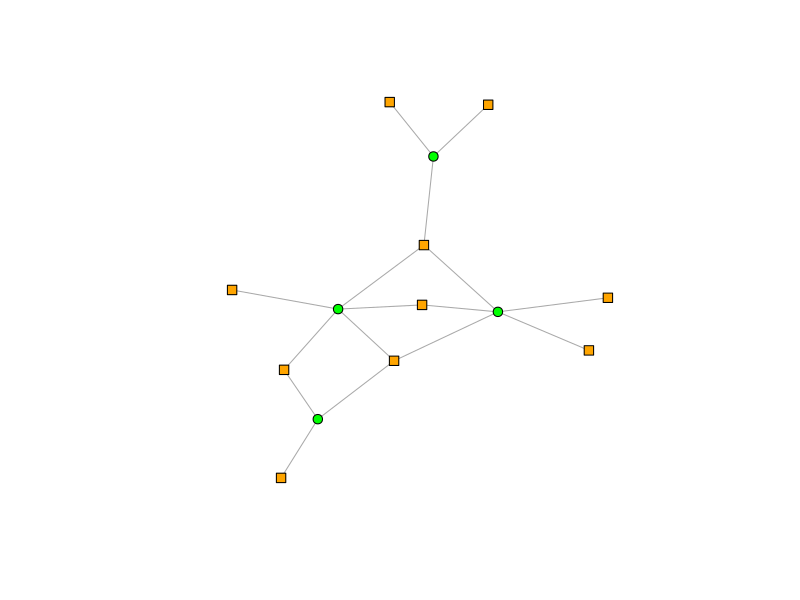
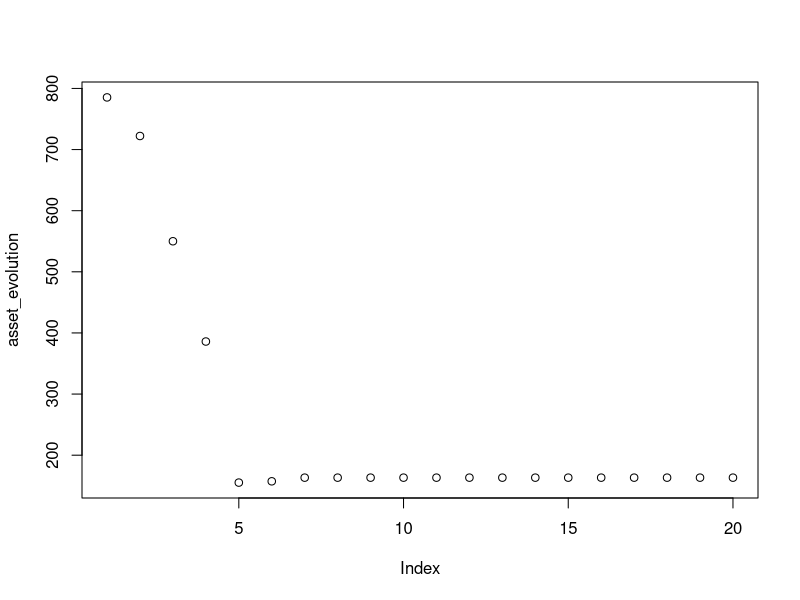

R code for these plots, in order:
# Notes --------------------------------------------------------------------------------------------
# Date: 28.12.2018
# Author: Michal Stachnio


# 1) Will need to deal with the fact initial quantities can be decimal values. It shouldn't be the case
#    I should therefore round it up and either adjust the assets size to fit the values, or redistribute the sizes so that it works.

# Packages --------------------------------------------------------------------------------------------

library(igraph)

# Fucntions --------------------------------------------------------------------------------

NamingString = function(String, startingValue, size) {
  nameString = matrix("0", nrow = 1, ncol = size, byrow = TRUE)
  for (i in 1:size) {
    nameString[, i] = paste(String, i - 1 + startingValue, sep = "") # sep="" means that there is no space between w and the number
  }
  return (nameString)
}

NamingRows = function(String, data, startingValue) {
  
  # Input Variables:
  # String        = value in "" that will be the name that will be iterated
  # data          = data structure that will have a new name for rows
  # startingValue = allows to start with 0 or 1 etc...
  
  dataNames = matrix("0", nrow = nrow(data), ncol = 1, byrow = TRUE)
  for (i in 1:nrow(dataNames)) {
    dataNames[i, ] = paste(String, i - 1 + startingValue, sep = "") # sep="" means that there is no space between w and the number
  }
  rownames(data) = c(dataNames)
  return (data)
}

NamingCols = function(String, data, startingValue) {
  dataNames = matrix("0", nrow = 1, ncol = ncol(data), byrow = TRUE)
  for (i in 1:ncol(dataNames)) {
    dataNames[, i] = paste(String, i - 1 + startingValue, sep = "") # sep="" means that there is no space between w and the number
  }
  colnames(data) = c(dataNames)
  return (data)
}

# Generating the bipartiate graph --------------------------------------------------------------------------------------------


Generategraph = function(n_Banks, m_Assets, linkProbabiliy) {
  # Generates the graph
  graph = sample_bipartite(n_Banks, m_Assets, p=linkProbabiliy)
  # Changes the form of the vertex for the graph
  V(graph)$shape <- c("square", "circle")[V(graph)$type+1]
  # Deletes the label
  V(graph)$label <- c(NamingString("bank",1,n_Banks), NamingString("asset",1,m_Assets))
  
  return(graph)
}

# System Rules ------------------------------------------------------------

# Liquidation asset size
# Positive Delta_A means the bank needs to liquidate assets
LiquidationQuantity = function(gamma, target_Leverage, balanceSheet, n_Banks, banks_buyback_parameter) {
  delta_asset = matrix(0, nrow = n_Banks, ncol = 1)
  for (i in 1:n_Banks) {
   # The below might not be necessary. The bankruptcy condition should perhaps be done somewhere else
    # if (balanceSheet[i, 1] + balanceSheet[i, 2] - balanceSheet[i, 3] < 0 ) {
    #  delta_asset[i] = balanceSheet[i, 1]
    # } else {
    if (banks_buyback_parameter == 1) {
      delta_asset[i] = gamma[i] * balanceSheet[i, 1] * ((1 - (target_Leverage[i] * balanceSheet[i, 4])/balanceSheet[i, 1]))
    } else {
      if (target_Leverage[i] < (balanceSheet[i, 1] / balanceSheet[i, 4])) {
        delta_asset[i] = gamma[i] * balanceSheet[i, 1] * ((1 - (target_Leverage[i] * balanceSheet[i, 4])/balanceSheet[i, 1]))
      }
    }
  }
  return(delta_asset)
}

# Bankruptcy Check
BankruptcyCheck = function(balanceSheet, delta_asset) {
  for (i in 1:n_Banks) {
    if (balanceSheet[ ,1] + balanceSheet[ ,2] - balanceSheet[ ,3] < 0 ) {
      delta_asset[i] = balanceSheet[ i,1]
    }
  }
  return(delta_asset)
}

# Price Impact
Price_Impact = function(decision_Volume_Traded, liquidity_factor, m_Assets, p_0, System_Q, daily_market_volume) {
  
  # External trade is the demand for the asset outside of the financial system
  external_Trade = matrix(System_Q * daily_market_volume, nrow = m_Assets, ncol = 1)
  external_Trade = NamingRows("asset", external_Trade, 1) 
  
  net_Volume_Traded = matrix(0, nrow = m_Assets, ncol = 1)
  net_Volume_Traded = rowSums(decision_Volume_Traded) + external_Trade
  
  delta_price = matrix(0, nrow = m_Assets, ncol = 1)
  delta_price = log(liquidity_factor * net_Volume_Traded/System_Q * (exp(1) - 1) + 1 ) * p_0

  p_j = p_0 + delta_price #* net_Volume_Traded/abs(net_Volume_Traded)
  for (i in 1:m_Assets) {
    if (p_j[i] < 0 ) {
      p_j[i] = 0
    }
  }
  return(p_j)
}

# Liquidation Schedules ------------------------------------------------------------

# In case of bankruptcy liquidation condition:


# Approach 1: Pro-Rata Liquidation

# IMPORTANT: will need to check if the bankruptcy condition is fulfilled !!
Prorata_Liquidation = function(delta_asset, q_t, p_t, n_Banks, m_Assets, decision_Volume_Traded, balanceSheet) {
  # Define the net volume vector
  
  # The part that checks if a bank is bankrupt
  bank_index_array = 1:n_Banks
  for (i in 1:n_Banks) {
    if (balanceSheet[i, 1] + balanceSheet[i, 2] - balanceSheet[i, 3] < 0) {
      decision_Volume_Traded[, i] = -t(q_t[i, ])
      bank_index_array = bank_index_array[!bank_index_array %in% i]
    }
  }

   
  for (i in bank_index_array) {
    leftover_delta_asset = delta_asset[i]
    # counts how many assets are held by each bank
    count_Asset_Held = length(which(q_t[i, ] > 0))
    if (delta_asset[i] == 0) {
      per_Asset_Liquidation_Quantity = 0
    } else {
      per_Asset_Liquidation_Quantity = delta_asset[i] / count_Asset_Held
    }
    
    repeat{
      test = 0
      for (j in which(q_t[i, ] > 0)) {
        # If a bank does not have enough of one asset to liquidate on a pro-rata basis, 
        # it liquidates all it has and then adapts how much it liquidates of other assets.
        if (q_t[i, j] * p_t[j] < per_Asset_Liquidation_Quantity) {
          # all the position in the asset is liquidated
          decision_Volume_Traded[j, i] = - q_t[i, j]
          leftover_delta_asset = delta_asset[i] + rowSums(t(decision_Volume_Traded[, i]))
          count_Asset_Held = count_Asset_Held - 1
          per_Asset_Liquidation_Quantity = leftover_delta_asset / count_Asset_Held 
        } else {
          test = test + 1
        }
      }
      if (test == length(which(q_t[i,] > 0))) {
        break
      }
    }
    # If there are some assets for which the bank can fully liquidate, it liquidates equal amounts:
    if (count_Asset_Held > 0) {
      # Identifies the index of the assets where the bank still holds a position:
      assign_Vector = which((q_t[i, ] - decision_Volume_Traded[, i]) > 0)
      for (q in assign_Vector) {
        decision_Volume_Traded[assign_Vector, i] = -leftover_delta_asset / count_Asset_Held
      }
    }
  }
  return(decision_Volume_Traded)
}


# System actualisation rules --------------------------------------------------------------
System_Update = function(method_selection, gamma, asset_t, equity_t, target_Leverage, q_t, p_t, n_Banks, m_Assets, liquidity_factor, p_0,
                          balanceSheet, banks_buyback_parameter) {
  # choose 1, 2, 3, 4 for each method
  # Defines the quantities to be liquidated.
  
  # 1) Defines how much assets bank need to liquidate
  delta_asset = LiquidationQuantity(gamma, target_Leverage, balanceSheet, n_Banks, banks_buyback_parameter)

  # 2) Defines the liquidation schedule
  decision_Volume_Traded = matrix(0, nrow = m_Assets, ncol = n_Banks)
  decision_Volume_Traded = NamingRows("asset", decision_Volume_Traded, 1) 
  decision_Volume_Traded = NamingCols("bank", decision_Volume_Traded, 1)
  
  if (method_selection == 1) {
    decision_Volume_Traded = Prorata_Liquidation(delta_asset, q_t, p_t, n_Banks, m_Assets, decision_Volume_Traded, balanceSheet)
  } else if (method_selection == 2) {
    
  } else if (method_selection == 3) {
    
  } else {
    
  }
  
  # 3) Calculate the price impact of decision_Volume_Traded
  p_t = Price_Impact(decision_Volume_Traded, liquidity_factor, m_Assets, p_0, System_Q, daily_market_volume)
  
  # 4) Settle the cash of the trade
  balanceSheet[, 2] = balanceSheet[, 2] + t(t(p_t) %*% - decision_Volume_Traded)
  
  # 5) Reduce the quantities of holdings of banks
  q_t = q_t + t(decision_Volume_Traded)
  
  # 6) reupdate the asset values
  balanceSheet[, 1] = q_t %*% p_t
  
  # 7) Calculate the equity
  balanceSheet[, 4] = balanceSheet[, 1] + balanceSheet[, 2] - balanceSheet[, 3]
  
  # The funciton should return: the prices, the balance sheets, the quantities, 
  
  return(list("balanceSheet" = balanceSheet, "Quantities" = q_t, "Prices" = p_t))
}

# On top of this: 
# - monitoring of the bankruptcy rate, the delta asset sold, the total equity of the sstem
# - do a loop that stops once there are no more bankruptcies
# - make a loop so that it does multiple simulations and collects aggregate data on the simulations
# - 


# Execution Code ------------------------------------------------------------

# Parameters
n_Banks = 10
m_Assets = 4
linkProbabiliy = 0.5
gamma = matrix(data = 0.1, nrow = n_Banks, ncol = 1)
liquidity_factor = matrix(0, nrow = m_Assets, ncol = 1)
  for (i in 1:m_Assets) {
    liquidity_factor[i] = 0.5  
  }
daily_market_volume = 0.1
assetReduction = 0.1 # Intial system shock
banks_buyback_parameter = 0


# Generating the balance Sheet 
asset_0 = 80
cash_0 = 20
liabilities_0 = 96 
intial_Price = matrix(data = 1, nrow = m_Assets, ncol = 1)



# PART 1: Setting up the system

# Plots the graph, changes the color of the vertexes depending on the type
graph1 = Generategraph(n_Banks, m_Assets, linkProbabiliy)


# Making sure each bank has at least one asset:
assetChoiceVector = 1:m_Assets
for (i in 1:n_Banks) {
  if (sum(graph1[i, ]) == 0) {
    assetChoice = sample(assetChoiceVector, 1)
    graph1 = graph1 + edge(c(i, assetChoice + n_Banks))
  }
}
# Making sure each asset has at least one bank:
bankChoiceVector = 1:n_Banks
for (i in 1:m_Assets) {
  if (sum(graph1[, i + n_Banks]) == 0) {
    bankChoice = sample(bankChoiceVector, 1)
    graph1 = graph1 + edge(c(i + n_Banks, assetChoice))
  }
}


# Create the k_i vector that has the degrees of each bank
k_i = matrix(data = NA, ncol = 1, nrow = n_Banks)
for (i in 1:n_Banks) {
  k_i[i] = sum(graph1[i])
}
k_i = NamingRows("bank", k_i, 1)

# Create the l_j vector that has the degrees of each asset
l_j = matrix(data = NA, ncol = 1, nrow = m_Assets)
for (j in 1:m_Assets) {
  l_j[j] = sum(graph1[j+n_Banks])
}
l_j = NamingRows("asset", l_j, 1)

balanceSheet = matrix(data = NA, nrow = n_Banks, ncol = 4)
colnames(balanceSheet) = c("Assets", "Cash", "Liabilities", "Equity")
balanceSheet = NamingRows("bank", balanceSheet, 1) 
balanceSheet[ ,1] = asset_0
balanceSheet[ ,2] = cash_0
balanceSheet[ ,3] = liabilities_0
equity_0 = asset_0 + cash_0 - liabilities_0
balanceSheet[ ,4] = equity_0


# defining the initial price of assets:
p_0 = matrix(data = intial_Price, nrow = m_Assets, ncol = 1)
p_0 = NamingRows("asset", p_0, 1) 

# The matrix of asset quantities owned
q_0 = matrix(data = 0, nrow = n_Banks, ncol = m_Assets )
q_0 = NamingRows("bank", q_0, 1)
q_0 = NamingCols("asset", q_0, 1)

# Assigns the initial quantities owned by each bank of all assets
for (i in 1:n_Banks) {
  for (j in 1:m_Assets) {
    if (graph1[i, j+ n_Banks] == 1) {
      q_0[i, j] = balanceSheet[ i,1] / (k_i[i] * p_0[j])
    } 
  }
}
System_Q = rowSums(t(q_0))

# Defining the termporal variables:
q_t = q_0
p_t = p_0
k_t = k_i
balanceSheet[, 1] = asset_0
equity_t = balanceSheet[, 4]
target_Leverage = asset_0 / balanceSheet[, 4] # Setting the target leverage at the initial leverage level
 
# Part 2: Doing the simulation

# Shocking the system via price reduction
assetChoice = sample(assetChoiceVector, 1)
p_t[assetChoice] = (1 - assetReduction) * p_t[assetChoice]

# Updating asset values
balanceSheet[, 1] = q_t %*% p_t

# Updating equity values
balanceSheet[, 4] = balanceSheet[, 1] + balanceSheet[, 2] - balanceSheet[, 3]

numberIterations = 20


asset_evolution = matrix(0, nrow = numberIterations, ncol =1)
prices_evolution = matrix(0, nrow = numberIterations, ncol = m_Assets)
# Simulating one system
for (i in 1:numberIterations) {
  system_Update_Values = System_Update(method_selection = 1, gamma, balanceSheet[, 1], balanceSheet[, 4], target_Leverage, q_t, p_t, n_Banks, m_Assets, liquidity_factor, p_0,
                balanceSheet, banks_buyback_parameter)
  asset_evolution[i] = sum(balanceSheet[, 1])
  prices_evolution[i,] = t(p_t)
  
  balanceSheet = system_Update_Values$balanceSheet
  q_t = system_Update_Values$Quantities
  p_t = system_Update_Values$Prices
  
}
plot(graph1, vertex.color=c("orange", "green")[1 + (V(graph1)$type == "TRUE")], 
     vertex.size = 5, vertex.label = NA) 
plot(asset_evolution)


